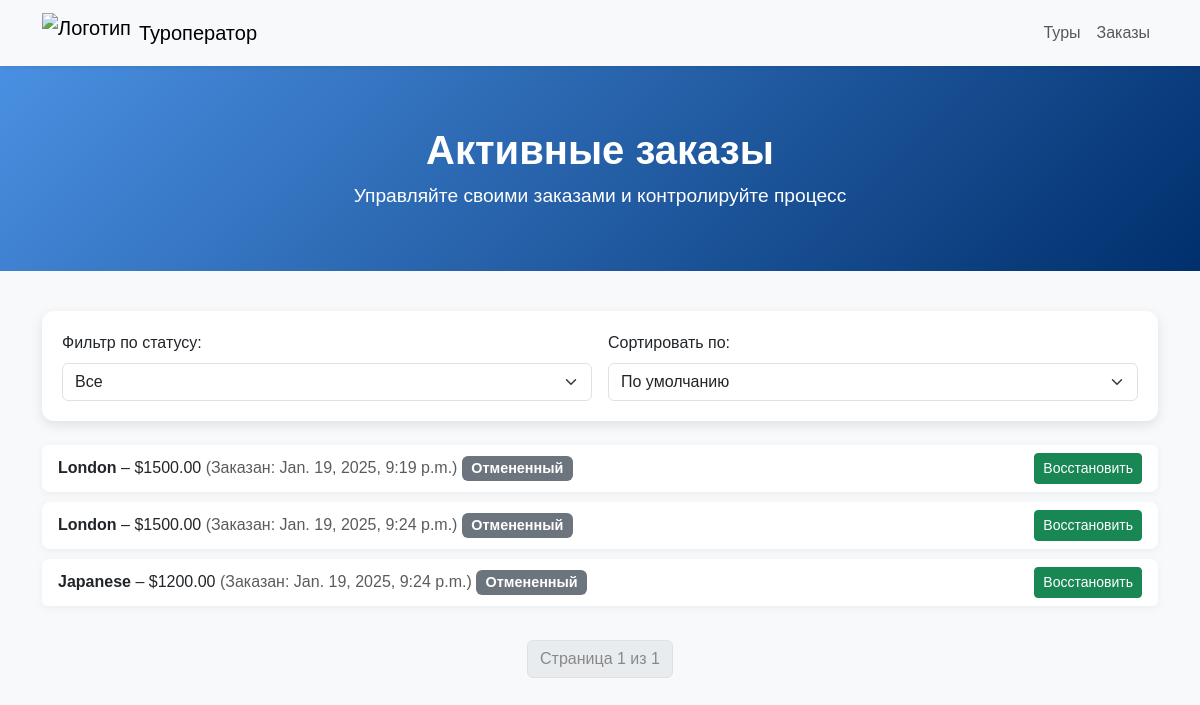
The page /orders/ (signed in) on the database as committed earlier.
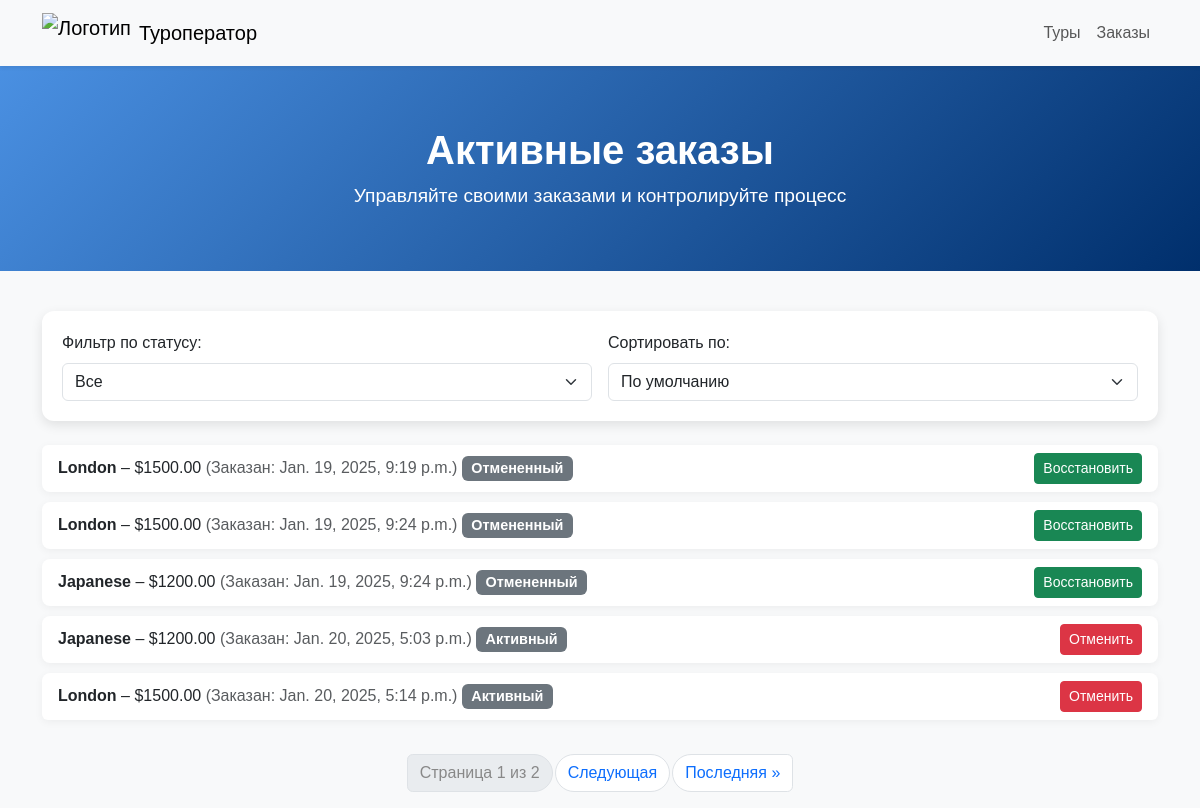
The same page on the database as committed later.
### tours/models.py (models this page shows, shortened)
class Order(models.Model):
    STATUS_CHOICES = [
        ('active', 'Активный'),
        ('completed', 'Завершенный'),
        ('canceled', 'Отмененный'),
    ]
    user = models.ForeignKey(User, on_delete=models.CASCADE)
    tour = models.ForeignKey(Tour, on_delete=models.CASCADE)
    order_date = models.DateTimeField(auto_now_add=True)
    status = models.CharField(max_length=10, choices=STATUS_CHOICES, default='active')

class Tour(models.Model):
    name = models.CharField(max_length=100)
    description = models.TextField()
    price = models.DecimalField(max_digits=10, decimal_places=2)
    start_date = models.DateField()
    end_date = models.DateField()
    gif = models.ImageField(upload_to='tours_gifs/', blank=True, null=True)

### tours/views.py (the view, shortened to what this page needs)
# urls.py: path("orders/", views.order_list, name="order_list"),
def order_list(request):
    status_filter = request.GET.get("status")
    sort_by = request.GET.get("sort")
    orders = Order.objects.filter(user=request.user)
    if status_filter:
        orders = orders.filter(status=status_filter)
    paginator = Paginator(orders, 5)
    page_number = request.GET.get("page")
    page_obj = paginator.get_page(page_number)
    return render(request, "order_list.html", {"page_obj": page_obj})

### tours/templates/order_list.html (shortened to what this page needs)
{% load static %}
<!DOCTYPE html>
<html lang="ru">
<head>
    <link rel="stylesheet" href="https://cdn.jsdelivr.net/npm/bootstrap@5.3.0/dist/css/bootstrap.min.css">
</head>
<body>
    <nav class="navbar navbar-expand-lg navbar-light bg-light shadow-sm">
        <div class="container">
            <a class="navbar-brand d-flex align-items-center" href="{% url 'home' %}">
                <img src="{% static 'images/logo.png' %}" alt="Логотип" style="height: 40px; width: auto;">
                <span class="ms-2">Туроператор</span>
            </a>
            <div class="collapse navbar-collapse" id="navbarNav">
                <ul class="navbar-nav ms-auto">
                    <li class="nav-item">
                        <a class="nav-link" href="{% url 'tour_list' %}">Туры</a>
                    </li>
                    <li class="nav-item">
                        <a class="nav-link" href="{% url 'order_list' %}">Заказы</a>
                    </li>
                </ul>
            </div>
        </div>
    </nav>
    <div class="hero">
        <h1>Активные заказы</h1>
        <p>Управляйте своими заказами и контролируйте процесс</p>
    </div>
    <div class="container">
        <div class="filter-card">
            <form method="get" class="row g-3">
                <div class="col-md-6">
                    <label for="status" class="form-label">Фильтр по статусу:</label>
                    <select name="status" id="status" class="form-select" onchange="this.form.submit()">
                        <option value="">Все</option>
                    </select>
                </div>
                <div class="col-md-6">
                    <label for="sort" class="form-label">Сортировать по:</label>
                    <select name="sort" id="sort" class="form-select" onchange="this.form.submit()">
                        <option value="">По умолчанию</option>
                    </select>
                </div>
            </form>
        </div>
        <ul class="list-group mb-4">
            {% for order in page_obj %}
            <li class="list-group-item d-flex justify-content-between align-items-center">
                <div>
                    <strong>{{ order.tour.name }}</strong> – ${{ order.tour.price }}
                    <span class="text-muted">(Заказан: {{ order.order_date }})</span>
                    <span class="badge bg-secondary">{{ order.get_status_display }}</span>
                </div>
                <div>
                    {% if order.status == "active" %}
                    <form method="post" action="{% url 'cancel_order' order.id %}">
                        <button type="submit" class="btn btn-danger btn-sm">
                            Отменить
                        </button>
                    </form>
                    {% elif order.status == "canceled" %}
                    <form method="post" action="{% url 'restore_order' order.id %}">
                        <button type="submit" class="btn btn-success btn-sm">
                            Восстановить
                        </button>
                    </form>
                    {% endif %}
                </div>
            </li>
            {% empty %}
            <li class="list-group-item">
                Нет заказов с выбранным статусом и сортировкой.
            </li>
            {% endfor %}
        </ul>
        <nav>
            <ul class="pagination justify-content-center">
                <li class="page-item disabled">
                    <span class="page-link">
                        Страница {{ page_obj.number }} из {{ page_obj.paginator.num_pages }}
                    </span>
                </li>
                {% if page_obj.has_next %}
                <li class="page-item">
                    <a class="page-link" href="?page={{ page_obj.next_page_number }}">Следующая</a>
                </li>
                <li class="page-item">
                    <a class="page-link" href="?page={{ page_obj.paginator.num_pages }}">
                        Последняя &raquo;
                    </a>
                </li>
                {% endif %}
            </ul>
        </nav>
    </div>
</body>
</html>

Rows that differ between the two databases and show on the page:
added Order: tour.name "Japanese", tour.price "1200.00", order_date "Jan. 20, 2025, 5:03 p.m.", status "Активный", shows "Отменить"
added Order: tour.name "London", tour.price "1500.00", order_date "Jan. 20, 2025, 5:14 p.m.", status "Активный", shows "Отменить"
Other text that changed with them:
{{ page_obj.paginator.num_pages }}: "1" → "2"
text now shown: "Следующая Последняя »"
